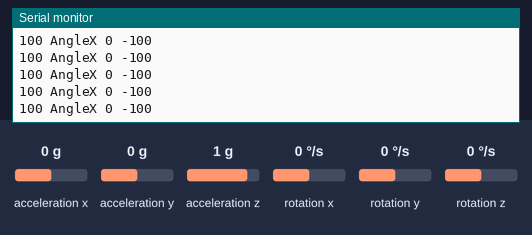
Bench run of a sketch on a simulated Arduino Uno, built with avr-gcc and run on an emulated ATmega328P. Parts: the last lines printed to the serial monitor. Wiring (inferred from the names in the program): MPU-6050 motion sensor at I2C address 0x68. The inputs (shaded band) are chosen by the test bench; at power-on: acceleration y 0 g, acceleration z 1 g, rotation x 0 °/s, acceleration x 0 g, rotation y 0 °/s, rotation z 0 °/s.

Above: at 4.8 s.
4.9 s: acceleration y set to -1.4 g
At 5.5 s:
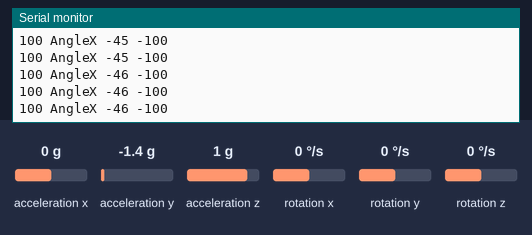
7.9 s: acceleration y set to 0 g
At 9.0 s:
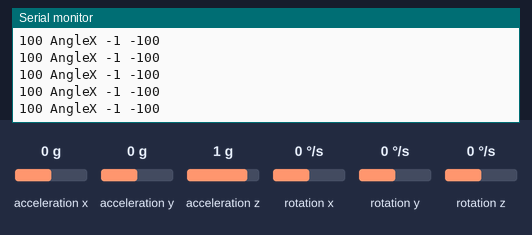
10.9 s: acceleration z set to -1.4 g
At 11.7 s:
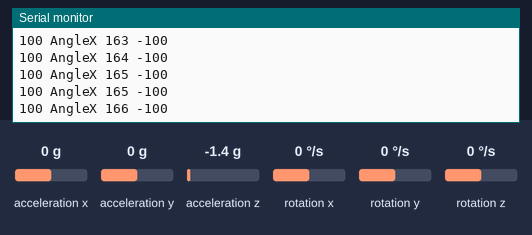
12.4 s: rotation x set to -192 °/s
At 13.3 s:
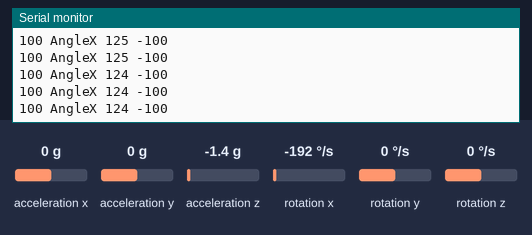
13.9 s: acceleration y set to -0.8 g
At 14.9 s:
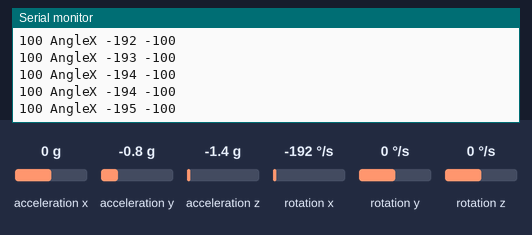
16.9 s: acceleration z set to 1.4 g
At 18.0 s:
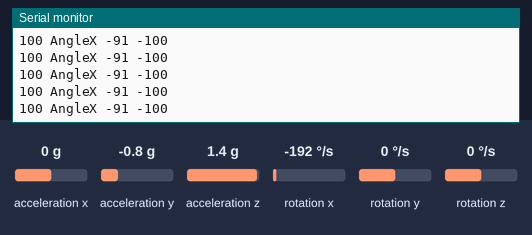
Timing chart, 0 to 19.9 s (numbered marks = the images above; inputs shaded):
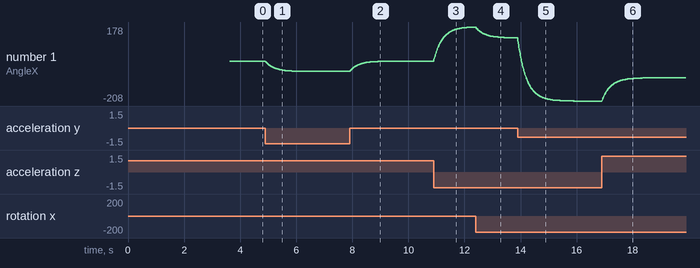

Measured:
- after the input at 4.9 s, the serial monitor: prints a new line at once (image 1)
- after the input at 7.9 s, the serial monitor: prints a new line after 0.24 s (image 2)
- after the input at 10.9 s, the serial monitor: prints a new line at once (image 3)
- after the input at 12.4 s, the serial monitor: prints a new line after 0.22 s (image 4)
- plotted number 1: 0 → -54 after the input at 4.9 s, -54 → 0 after the input at 7.9 s, 0 → 178 after the input at 10.9 s

The sketch:

MPU6050_angle_calculation.ino
```cpp
#include<Wire.h>                          // wire library for i2c communication
#include<math.h>

#define mpuAdd 0x68                     // default i2c address of mpu6050
#define accSense 16384.0
#define gyroSense 131.0
#define toDegree  (180.0/PI)
#define alpha     .96

int16_t rawAX, rawAY, rawAZ;
int16_t rawGX, rawGY, rawGZ;

float ax, ay, az;
float gx, gy, gz;

float angleX,angleY;
float refinedX,refinedY;
float offsetX, offsetY;

unsigned long start = 0;
unsigned long stop = 0;
float dt = 0;

void setup() {
Serial.begin(115200);
Wire.begin();

Wire.beginTransmission(mpuAdd);
Wire.write(0x6B);                           // power reset register of mpu6050
Wire.write(0x00);
Wire.endTransmission();

offsetCal(offsetX,offsetY,600);           // calculating the offset value of gyro with 600 sample
stop = millis();
}

void loop() {
  start = millis();
  dt = (start-stop)/1000.0;
  stop = start;
  Wire.beginTransmission(mpuAdd);
  Wire.write(0x3B);
  Wire.endTransmission();

  if(Wire.requestFrom(mpuAdd,14) == 14){
    rawAX = (int16_t)Wire.read() << 8 | Wire.read();
    rawAY = (int16_t)Wire.read() << 8 | Wire.read();
    rawAZ = (int16_t)Wire.read() << 8 | Wire.read();

    Wire.read(); Wire.read();

    rawGX = (int16_t)Wire.read() << 8 | Wire.read();
    rawGY = (int16_t)Wire.read() << 8 | Wire.read();
    rawGZ = (int16_t)Wire.read() << 8 | Wire.read();

    ax = (float)rawAX/accSense;
    ay = (float)rawAY/accSense;
    az = (float)rawAZ/accSense;

    // angleX = atan2(ax,sqrt(ay*ay + az*az)) * toDegree;
    // angleY = atan2(ay,sqrt(ax*ax+ az*az)) * toDegree;

      angleX = atan2(ay,az) * toDegree;
    //angleY = atan2(-ax,sqrt(ay*ay + az*az)) * toDegree;

    gx = (float)rawGX/gyroSense - offsetX;
    //gy = (float)rawGY/gyroSense - offsetY;

    refinedX = alpha * (refinedX + (gx * dt)) + (1.0 - alpha) * angleX;
    //refinedY = alpha * (refinedY + (gy * dt)) + (1.0 - alpha) * angleY;

    Serial.print(100);
    Serial.print(" AngleX ");
    Serial.print((int)refinedX);
    Serial.print(" ");
    Serial.print(-100);
    Serial.println(" ");

  }

delay(10);
}


void offsetCal(float &x, float &y, int sampleSize){
  Serial.println("Calculating the offset values");
   for(int i = 0; i < sampleSize; i++){
  Wire.beginTransmission(mpuAdd);
  Wire.write(0x43);
  Wire.endTransmission();

  if(Wire.requestFrom(mpuAdd,6) == 6){

     int16_t rawX = (int16_t)Wire.read() << 8 | Wire.read();
     int16_t rawY = (int16_t)Wire.read() << 8 | Wire.read();
     float  gx = (float)rawX/131.0;
     float  gy = (float)rawY/131.0;

      x += gx;
      y += gy;

      delay(5);                        }
   }
   x /= sampleSize;
   y /= sampleSize;

}
```
